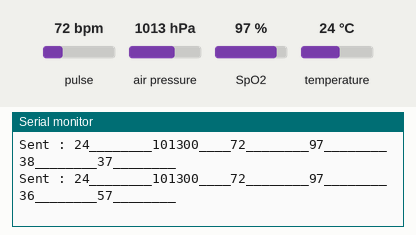
A sketch run on a simulated ESP32. On the bench: the last lines printed to the serial monitor. The inputs (shaded band) are chosen by the test bench; at power-on: temperature 24 °C, pulse 72 bpm, air pressure 1013 hPa, SpO2 97 %. Random numbers use the default seed unless the sketch sets one; nothing arrives over Bluetooth unless stated.

Above: at 7.9 s.
8.0 s: temperature set to 10.7 °C
At 8.6 s:
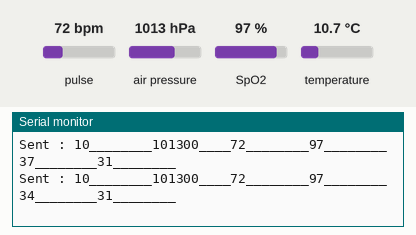
9.5 s: temperature set to 9.3 °C
At 10.6 s:
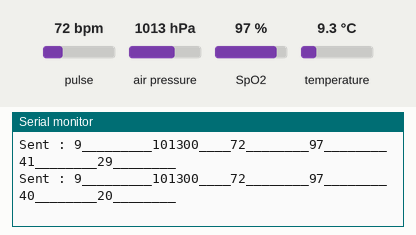
Timing chart, 0 to 12.5 s (numbered marks = the images above; inputs shaded):
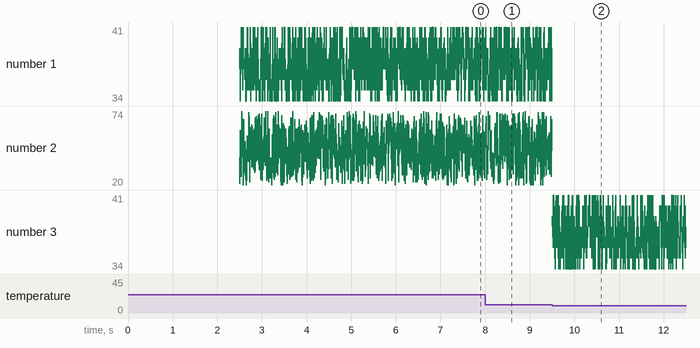

Measured:
- the behaviour switches between 10 and 9.9 °C on temperature (found by bisection; images 1 and 2)

The sketch:

ESP3TEst.ino
```cpp
#include "BluetoothSerial.h"
#if !defined(CONFIG_BT_ENABLED) || !defined(CONFIG_BLUEDROID_ENABLED)
#error Bluetooth is not enabled! Please run `make menuconfig` to and enable it
#endif

#include <Adafruit_BMP085.h>
#include <Wire.h>

#include "MAX30100_PulseOximeter.h"
#define REPORTING_PERIOD_MS 1000

#include <Adafruit_ADXL345_U.h>
#include <Wire.h>
#include <Adafruit_Sensor.h>


BluetoothSerial SerialBT;

Adafruit_BMP085 bmp;
PulseOximeter pox;
Adafruit_ADXL345_Unified accel = Adafruit_ADXL345_Unified(12345);

char incoming = 'm';
char incoming2 = 'm';
int outsideTemp = 30;
int airPressure = 101160;
int heartRate = 0;
int Spo2 = 0;
int bodyTemp = 35;
int humidity = 40;

uint32_t tsLastReport = 0;

void setup() {
  Serial.begin(115200);
  SerialBT.begin("ESP32test"); //Bluetooth device name
  Serial.println("The device started, now you can pair it with bluetooth!");

  if (!bmp.begin()) {
    Serial.println("Could not find a valid BMP085/BMP180 sensor, check wiring!");
    while (1) {}
  }

  if (!pox.begin()) {
    Serial.println("FAILED");
    for (;;);
  }

  if (!accel.begin())
  {
    Serial.println("Ooops, no ADXL345 detected ... Check your wiring!");
    while (1);
  }
}

void loop() {

  // BMP 180
  //Outside Temperature
  outsideTemp = int(bmp.readTemperature()); //24
  String newOutsideTemp = addZeros(outsideTemp);
  //Air Pressure
  airPressure = int(bmp.readSealevelPressure());// 101160
  String newAirPressure = addZeros(airPressure);

  // MAX 30100
  pox.update();
  //HeartRate
  heartRate = int(pox.getHeartRate()); //65
  String newHeartRate = addZeros(heartRate);

  //SPO2
  Spo2 = int(pox.getSpO2()); //95
  //Serial.print("Spo2: " + Spo2);

  String newSpo2 = addZeros(Spo2);

  bodyTemp = random(34, 42);
  String newBodyTemp = addZeros(bodyTemp);
  humidity = random(20, 75);
  String newHumidity = addZeros(humidity);

  String sent =  String(newOutsideTemp) + String(newAirPressure) + String(newHeartRate) + String(newSpo2) + String(newBodyTemp) + String(newHumidity); //10

  Serial.println("Sent : " + sent);
  Serial.println();

  if (SerialBT.available()) {
    incoming = SerialBT.read();
    //Serial.println(incoming);
    if (incoming == 'm') {
      SerialBT.println(sent);
    }
    //Serial.write(SerialBT.read());
    delay(100);
  }
}


String addZeros (int result){
  int tempLen = resultLength(result);
  String newResult = String(result);
  for (int i = tempLen ; i<10 ; i++){
    newResult += "_";
  }
  return newResult;
}

int resultLength (int result){
  int resLen = (String(result).length());
  return resLen;
}
```
